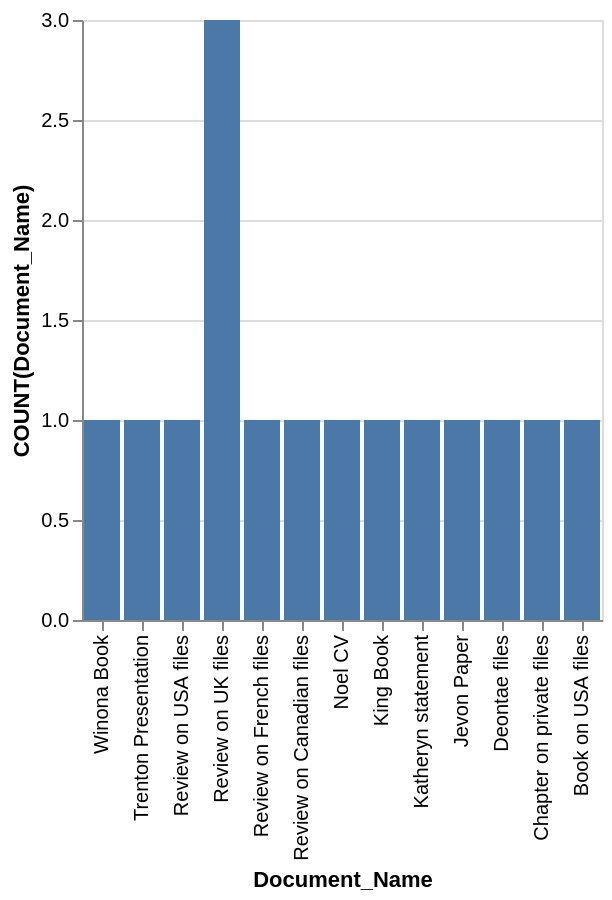

Vega-Lite specification for this chart:
### Vega-Lite specification from a JSON file in a GitHub repository (floating-point values rounded to 4 significant figures)
{"data": {"values": [{"x_data": "Winona Book", "y_data": 1}, {"x_data": "Trenton Presentation", "y_data": 1}, {"x_data": "Review on USA files", "y_data": 1}, {"x_data": "Review on UK files", "y_data": 3}, {"x_data": "Review on French files", "y_data": 1}, {"x_data": "Review on Canadian files", "y_data": 1}, {"x_data": "Noel CV", "y_data": 1}, {"x_data": "King Book", "y_data": 1}, {"x_data": "Katheryn statement", "y_data": 1}, {"x_data": "Jevon Paper", "y_data": 1}, {"x_data": "Deontae files", "y_data": 1}, {"x_data": "Chapter on private files", "y_data": 1}, {"x_data": "Book on USA files", "y_data": 1}]}, "mark": "bar", "encoding": {"x": {"field": "x_data", "type": "nominal", "title": "Document_Name", "sort": "descending"}, "y": {"field": "y_data", "type": "quantitative", "title": "COUNT(Document_Name)"}}}
